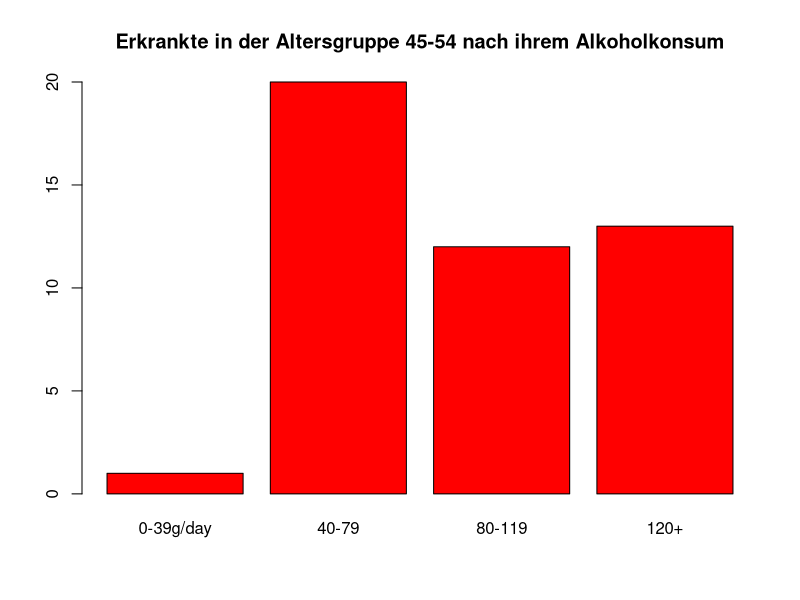
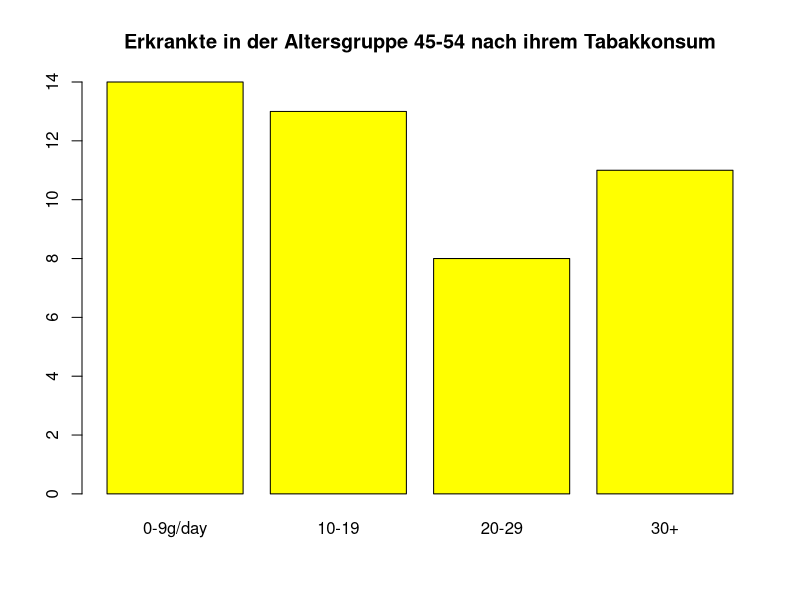
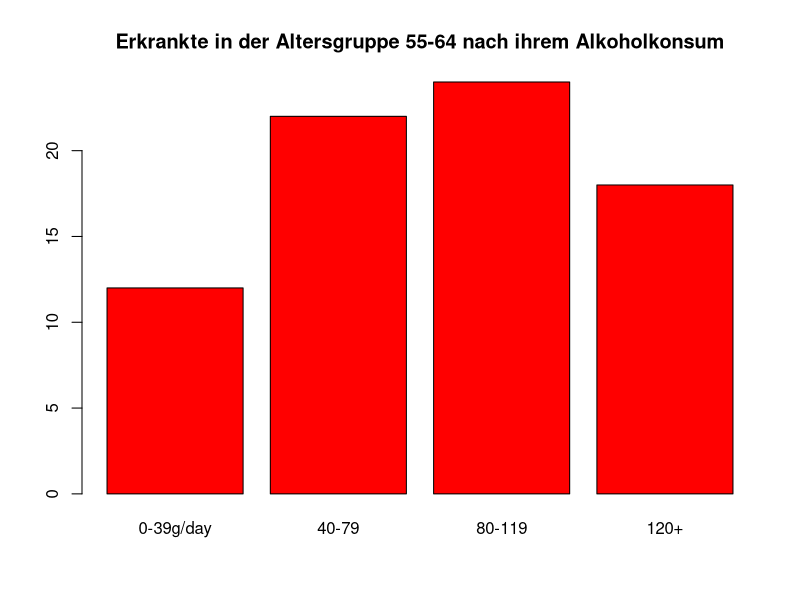
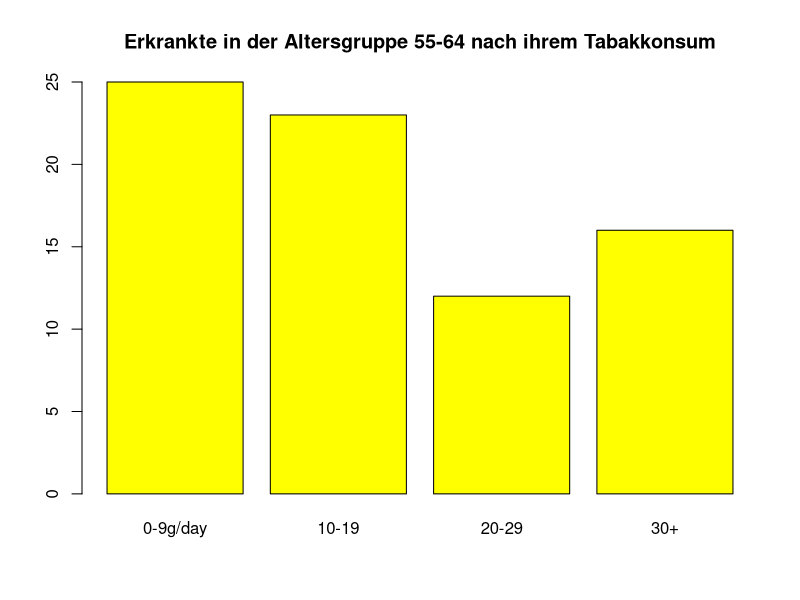
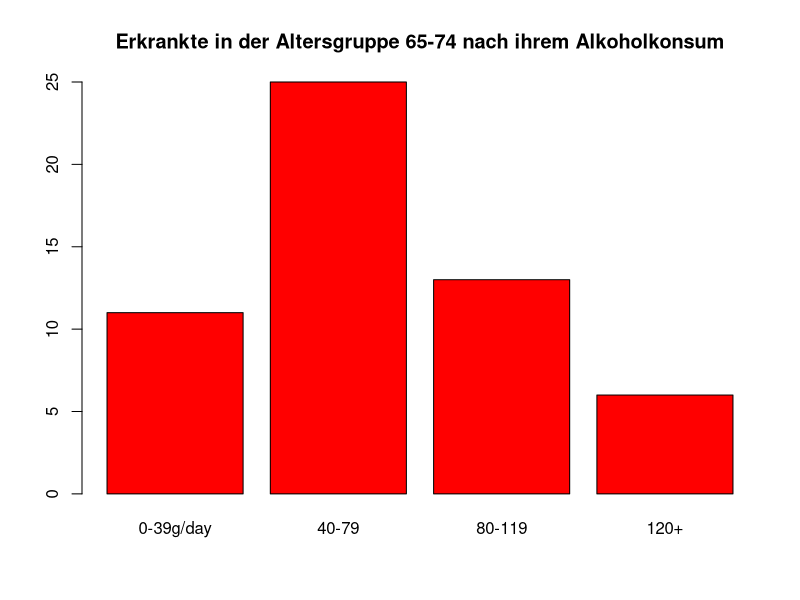
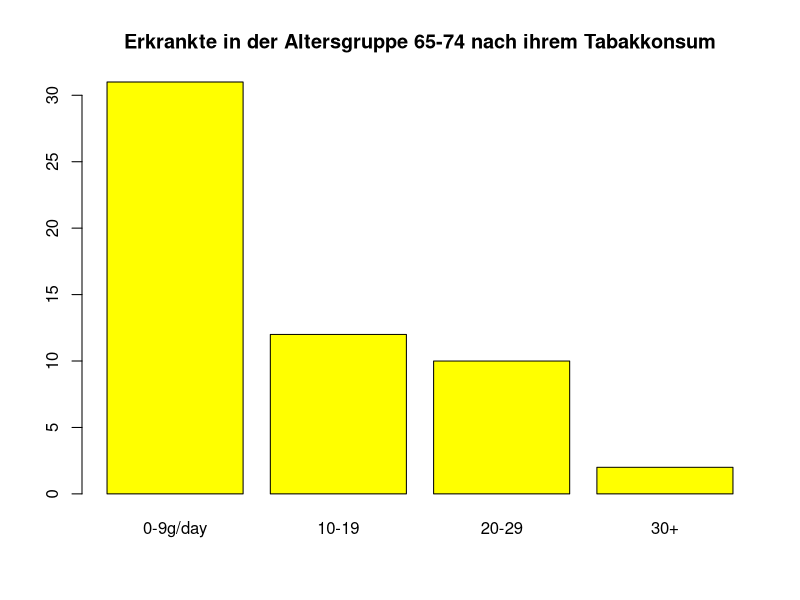
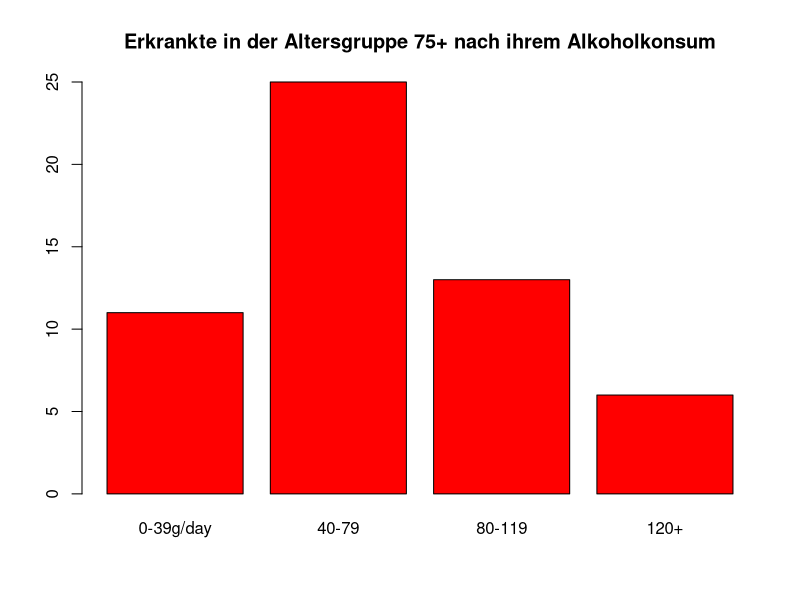
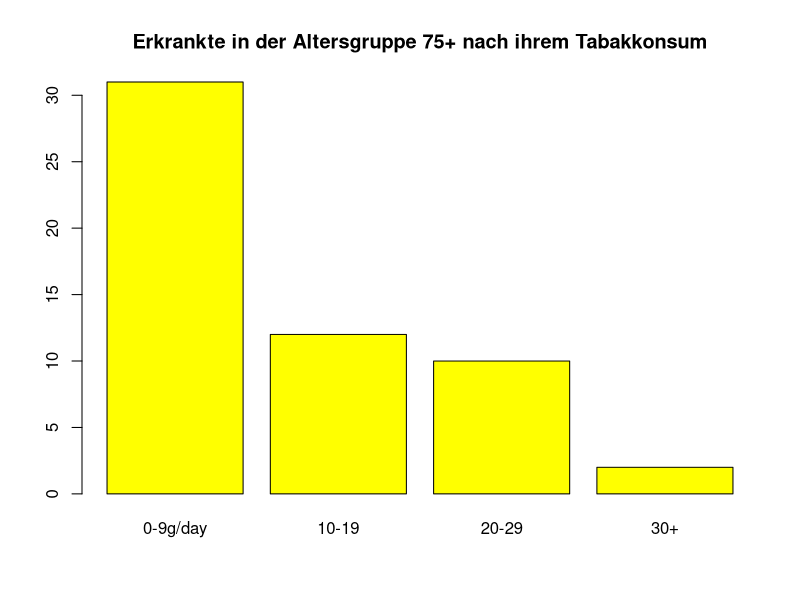

The R script that drew these images, in order:
esoph
# Data darstellen lassen
data("esoph")

summary(esoph)

tapply(esoph$ncases, esoph$agegp, FUN = sum)
#Anhand dieser Daten kann man feststellen, dass die Altersgruppen 25-34 und 35-44, unabhängig vom Alkohol-
#und/oder Tabakkonsum, wenig bis gar nicht gefährdet sind.

esoph_45_54<-subset(esoph, (agegp == "45-54"))
print(esoph_45_54)

tapply(esoph_45_54$ncases, esoph_45_54$alcgp, FUN = sum)
barplot(tapply(esoph_45_54$ncases, esoph_45_54$alcgp, FUN = sum), col = "red", main="Erkrankte in der Altersgruppe 45-54 nach ihrem Alkoholkonsum")
##In der Altersgruppe 45-54 sind die Wenigtrinker am wenigsten gefährdet.
tapply(esoph_45_54$ncases, esoph_45_54$tobgp, FUN = sum)
barplot(tapply(esoph_45_54$ncases, esoph_45_54$tobgp, FUN = sum), col = "yellow", main="Erkrankte in der Altersgruppe 45-54 nach ihrem Tabakkonsum")
summary(esoph_45_54)
#In der Altersgruppe 45-54 sind die Wenigraucher am meisten gefährdet.

esoph_55_64<-subset(esoph, (agegp == "55-64"))
print(esoph_55_64)

tapply(esoph_55_64$ncases, esoph_55_64$alcgp, FUN = sum)
barplot(tapply(esoph_55_64$ncases, esoph_55_64$alcgp, FUN = sum), col = "red", main="Erkrankte in der Altersgruppe 55-64 nach ihrem Alkoholkonsum")
#In der Altersgruppe 55-64 ist die Verteilung relativ gleichmäßig.
tapply(esoph_55_64$ncases, esoph_55_64$tobgp, FUN = sum)
barplot(tapply(esoph_55_64$ncases, esoph_55_64$tobgp, FUN = sum), col = "yellow", main="Erkrankte in der Altersgruppe 55-64 nach ihrem Tabakkonsum")
summary(esoph_55_64)
#In der Altersgruppe 55-64 ist die Verteilung relativ gleichmäßig.


esoph_65_74<-subset(esoph, (agegp == "65-74"))
print(esoph_65_74)

tapply(esoph_65_74$ncases, esoph_65_74$alcgp, FUN = sum)
barplot(tapply(esoph_65_74$ncases, esoph_65_74$alcgp, FUN = sum), col = "red", main="Erkrankte in der Altersgruppe 65-74 nach ihrem Alkoholkonsum")
#In der Altersgruppe 65-74 sind diejenige am wenigsten gefährdet, die 40-79g Alkohol am Tag trinken.
tapply(esoph_65_74$ncases, esoph_65_74$tobgp, FUN = sum)
barplot(tapply(esoph_65_74$ncases, esoph_65_74$tobgp, FUN = sum), col = "yellow", main="Erkrankte in der Altersgruppe 65-74 nach ihrem Tabakkonsum")
summary(esoph_65_74)
#In der Altersgruppe 65-74 sind die Vielraucher am wenigsten gefährdet.

esoph_75<-subset(esoph, (agegp == "65-74"))
print(esoph_75)

tapply(esoph_75$ncases, esoph_75$alcgp, FUN = sum)
barplot(tapply(esoph_75$ncases, esoph_75$alcgp, FUN = sum), col = "red", main="Erkrankte in der Altersgruppe 75+ nach ihrem Alkoholkonsum")
#In der Altersgruppe 75+ sind diejenige am wenigsten gefährdet, die 40-79g Alkohol am Tag trinken.
tapply(esoph_75$ncases, esoph_75$tobgp, FUN = sum)
barplot(tapply(esoph_75$ncases, esoph_75$tobgp, FUN = sum), col = "yellow", main="Erkrankte in der Altersgruppe 75+ nach ihrem Tabakkonsum")
summary(esoph_75)
#In der Altersgruppe 75+ sind die Vielraucher am wenigsten gefährdet.


esoph_ncases<-subset(esoph,(ncases>=5))
print(esoph_ncases)
#Wir werden nun die Kombinationen von Alkohol- und Tabakkonsum betrachten, bei welcher
#5 oder mehr Probanten an Krebs erkrankt sind

tapply(esoph_ncases$ncases, esoph_ncases$agegp, FUN = sum)
tapply(esoph_ncases$ncases, esoph_ncases$alcgp, FUN = sum)
tapply(esoph_ncases$ncases, esoph_ncases$tobgp, FUN = sum)